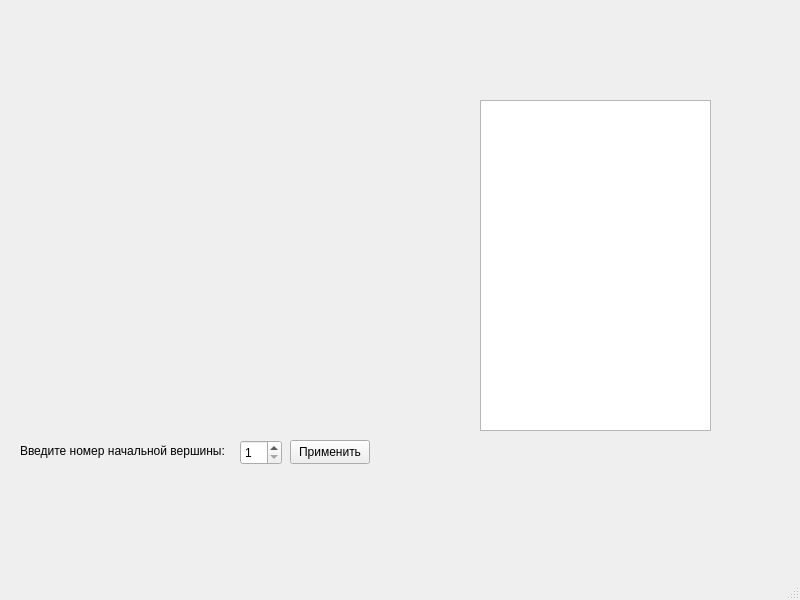
<?xml version="1.0" encoding="UTF-8"?>
<ui version="4.0">
 <class>MainWindow</class>
 <widget class="QMainWindow" name="MainWindow">
  <property name="geometry">
   <rect>
    <x>0</x>
    <y>0</y>
    <width>800</width>
    <height>600</height>
   </rect>
  </property>
  <property name="windowTitle">
   <string>MainWindow</string>
  </property>
  <widget class="QWidget" name="centralwidget">
   <widget class="QTableWidget" name="tableWidget">
    <property name="geometry">
     <rect>
      <x>480</x>
      <y>100</y>
      <width>231</width>
      <height>331</height>
     </rect>
    </property>
   </widget>
   <widget class="QLabel" name="label">
    <property name="geometry">
     <rect>
      <x>20</x>
      <y>440</y>
      <width>211</width>
      <height>21</height>
     </rect>
    </property>
    <property name="text">
     <string>Введите номер начальной вершины:</string>
    </property>
   </widget>
   <widget class="QSpinBox" name="spinBox">
    <property name="geometry">
     <rect>
      <x>240</x>
      <y>440</y>
      <width>42</width>
      <height>25</height>
     </rect>
    </property>
    <property name="minimum">
     <number>1</number>
    </property>
    <property name="maximum">
     <number>10</number>
    </property>
   </widget>
   <widget class="QPushButton" name="pushButton">
    <property name="geometry">
     <rect>
      <x>290</x>
      <y>440</y>
      <width>80</width>
      <height>24</height>
     </rect>
    </property>
    <property name="text">
     <string>Применить</string>
    </property>
   </widget>
  </widget>
  <widget class="QMenuBar" name="menubar">
   <property name="geometry">
    <rect>
     <x>0</x>
     <y>0</y>
     <width>800</width>
     <height>21</height>
    </rect>
   </property>
  </widget>
  <widget class="QStatusBar" name="statusbar"/>
 </widget>
 <resources/>
 <connections/>
</ui>
